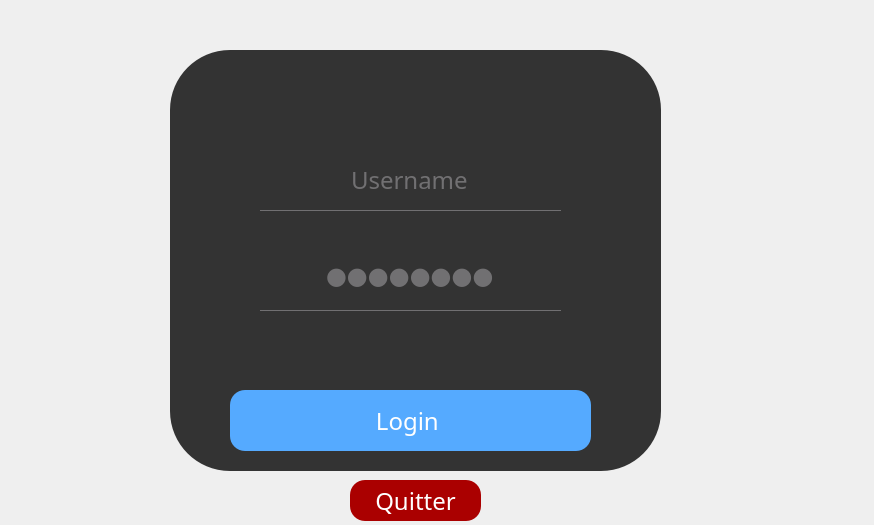
<?xml version="1.0" encoding="UTF-8"?>
<ui version="4.0">
 <class>login</class>
 <widget class="QDialog" name="login">
  <property name="geometry">
   <rect>
    <x>0</x>
    <y>0</y>
    <width>874</width>
    <height>525</height>
   </rect>
  </property>
  <property name="windowTitle">
   <string>LOGIN</string>
  </property>
  <property name="styleSheet">
   <string notr="true">*{
font-family:century gothic;
font-size:24px;
background:url(:/cinema.png);}
QFrame
{background:#333;
border-radius:60px;
}

QPushButton
{background:#55aaff;
border-radius:15px;}
QPushButton
{
color:white;
border-radius:15px;
}
QPushButton:hover
{
color:rgb(255, 255, 255)f;
border-radius:15px;
background:#ff557f;
}

QLineEdit
{background:transparent;
border:none;
color:#717072;
border-bottom:1px solid #717072;
}</string>
  </property>
  <widget class="QFrame" name="frame">
   <property name="geometry">
    <rect>
     <x>170</x>
     <y>50</y>
     <width>491</width>
     <height>421</height>
    </rect>
   </property>
   <property name="frameShape">
    <enum>QFrame::StyledPanel</enum>
   </property>
   <property name="frameShadow">
    <enum>QFrame::Raised</enum>
   </property>
   <widget class="QPushButton" name="pushButton">
    <property name="geometry">
     <rect>
      <x>60</x>
      <y>340</y>
      <width>361</width>
      <height>61</height>
     </rect>
    </property>
    <property name="text">
     <string>Login </string>
    </property>
   </widget>
   <widget class="QLineEdit" name="lineEdit">
    <property name="geometry">
     <rect>
      <x>90</x>
      <y>100</y>
      <width>301</width>
      <height>61</height>
     </rect>
    </property>
    <property name="mouseTracking">
     <bool>false</bool>
    </property>
    <property name="text">
     <string>Username</string>
    </property>
    <property name="alignment">
     <set>Qt::AlignCenter</set>
    </property>
    <property name="cursorMoveStyle">
     <enum>Qt::VisualMoveStyle</enum>
    </property>
   </widget>
   <widget class="QLineEdit" name="lineEdit_2">
    <property name="geometry">
     <rect>
      <x>90</x>
      <y>190</y>
      <width>301</width>
      <height>71</height>
     </rect>
    </property>
    <property name="text">
     <string>Password</string>
    </property>
    <property name="maxLength">
     <number>8</number>
    </property>
    <property name="echoMode">
     <enum>QLineEdit::Password</enum>
    </property>
    <property name="alignment">
     <set>Qt::AlignCenter</set>
    </property>
    <property name="dragEnabled">
     <bool>false</bool>
    </property>
    <property name="readOnly">
     <bool>false</bool>
    </property>
    <property name="cursorMoveStyle">
     <enum>Qt::VisualMoveStyle</enum>
    </property>
    <property name="clearButtonEnabled">
     <bool>false</bool>
    </property>
   </widget>
  </widget>
  <widget class="QPushButton" name="pushButton_2">
   <property name="geometry">
    <rect>
     <x>350</x>
     <y>480</y>
     <width>131</width>
     <height>41</height>
    </rect>
   </property>
   <property name="styleSheet">
    <string notr="true">QPushButton
{background:#aa0000;
border-radius:15px;}
QPushButton
{
color:white;
border-radius:15px;
}
QPushButton:hover
{
color:#ff557f;
border-radius:15px;
background:#ffaa00;
}</string>
   </property>
   <property name="text">
    <string>Quitter</string>
   </property>
  </widget>
  <widget class="QPushButton" name="pushButton_3">
   <property name="geometry">
    <rect>
     <x>350</x>
     <y>10</y>
     <width>121</width>
     <height>111</height>
    </rect>
   </property>
   <property name="styleSheet">
    <string notr="true">border-image: url(:/login.png);
background:none</string>
   </property>
   <property name="text">
    <string/>
   </property>
  </widget>
 </widget>
 <resources/>
 <connections/>
</ui>
